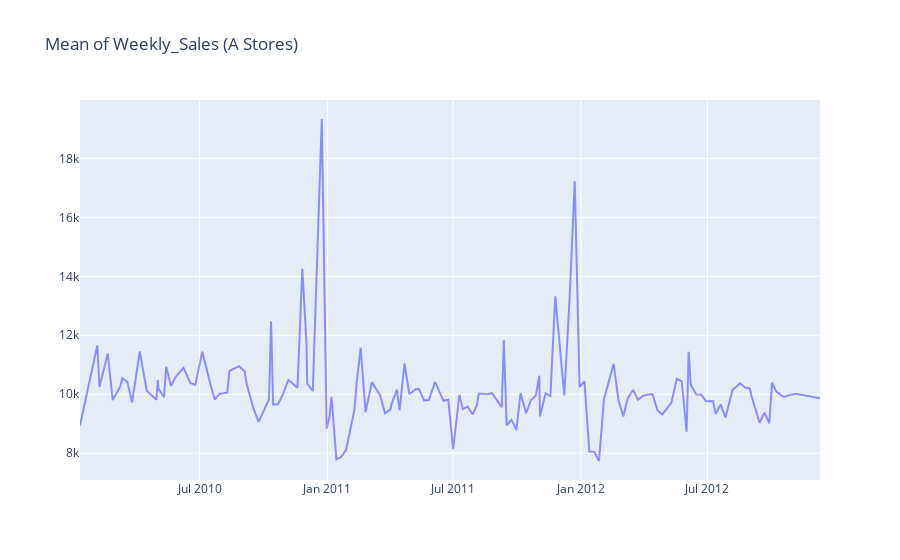

Notebook cell for this chart:
### Code cell
plot_min_max_avg (sales_stores_bytype['A'], 'Weekly_Sales', 'Date', ' (A Stores) ', 'mean')

### Figure 1 — Plotly figure (JSON) as saved in the notebook; plotly's stock layout.template omitted (floating-point values rounded to 4 significant figures; data arrays with more than 128 entries replaced by an {"elided": "..."} marker saying what was removed)
{"data": [{"line": {"color": "blue"}, "name": "q50", "opacity": 0.4, "type": "scatter", "x": {"elided": "143 str values"}, "y": {"elided": "143 float values"}}], "layout": {"title": {"text": "Mean of Weekly_Sales (A Stores) "}}}
